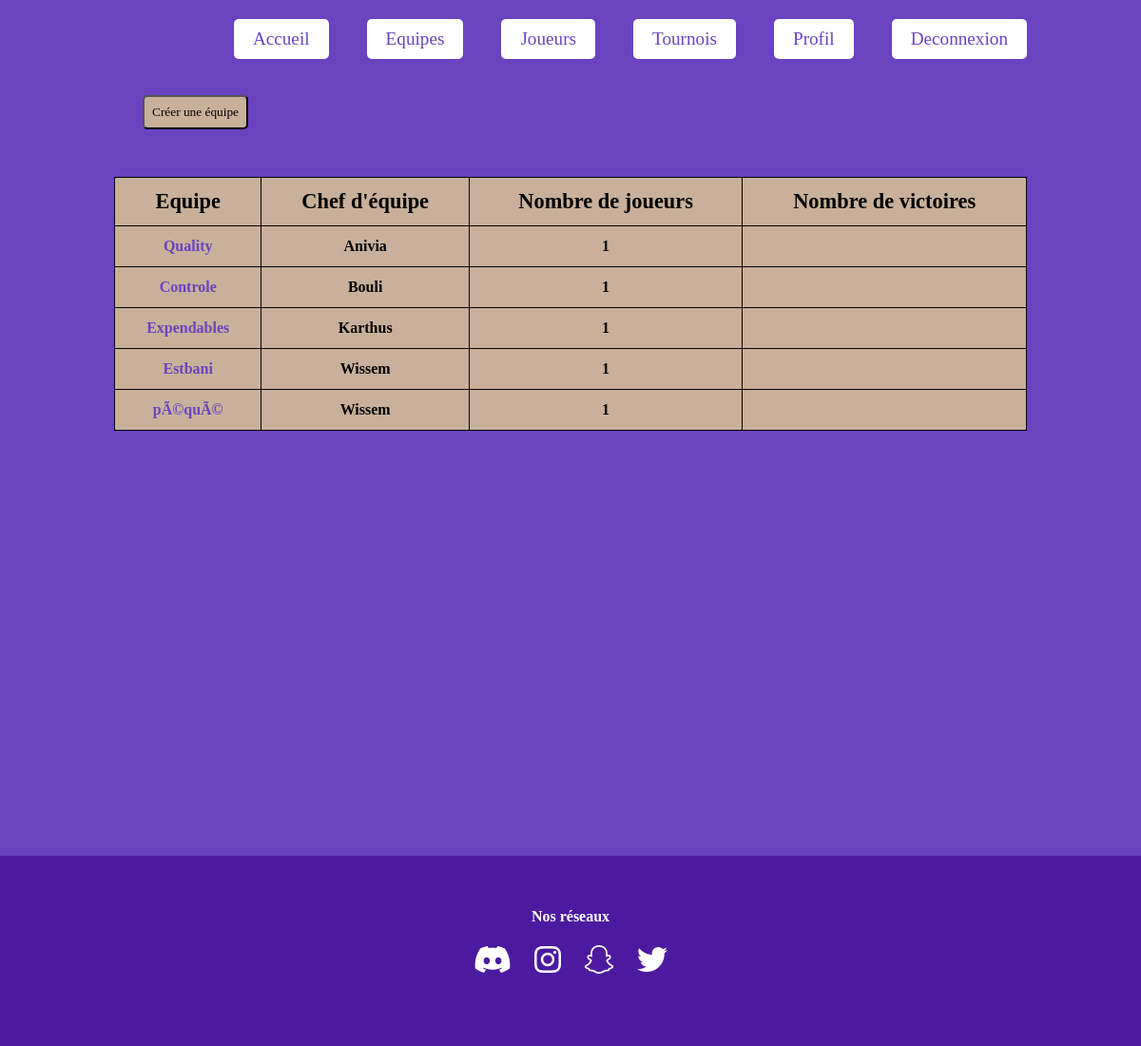
/page_team.php (signed in), run on the app's committed database.
### tables this page shows
CREATE TABLE IF NOT EXISTS `team` (
  `id_team` int(9) NOT NULL AUTO_INCREMENT,
  `name` varchar(255) NOT NULL,
  `chief` varchar(255) DEFAULT NULL,
  `nb_player` int(9) DEFAULT NULL,
  `win` int(9) DEFAULT NULL,
  `logo` text,
  PRIMARY KEY (`id_team`)
);

### page_team.php (the view, shortened to what this page needs)
<?php include 'db.php' ?>
<!doctype html>
<html lang="en">
<head>
    <link rel="stylesheet" href="style_index.css">
</head>
<body>
<?php include 'navbar.php' ?>
<?php $query_select = $pdo->query("SELECT * FROM team");
$show_team = $query_select->fetchAll(PDO::FETCH_ASSOC);
?>
<section id="page_team">
    <?php
    if(!empty($_SESSION['name'])) { ?>
        <a href = "create_team.php" ><button class="create_team" > Créer une équipe </button ></a >
 <?php    }
?>
    <table>
    <tr>
        <th>Equipe</th>
        <th>Chef d'équipe</th>
        <th>Nombre de joueurs</th>
        <th>Nombre de victoires</th>
    </tr>
    <tr>
        <?php foreach ($show_team as $team):
        $team_chief = $team['chief'];
        $team_name = ($team['name']);
        $team_nb = ($team['nb_player']);
        $team_win = ($team['win']);
        ?>
        <td><a href="team.php?equipe=<?=$team_name?>"> <?= $team_name ?></td></a>
        <td><?= $team_chief ?></td>
        <td><?= $team_nb ?></td>
        <td><?= $team_win ?></td>
    </tr>
    <?php endforeach; ?>
</table>
</section>
<?php include 'footer.php' ?>
</body>
</html>

### style_index.css (style rules this page uses)
* { margin:0; padding:0; box-sizing: border-box; font-family: Garamond; }
body { background-color:rgba(107, 67, 193, 1); }
#page_team, #page_player { height: 100vh; }
table { width: 80%; margin: 50px auto; border-collapse: collapse; background-color:#c9b09a; border-radius: 5px; text-align: center; }
table th { font-weight: bold; font-size: 1.4em; }
table tr { font-weight: bold; }
table a { text-decoration: none; color:#6b43c1; }
table, td, th { border:1px solid; padding: 12px; }
.create_team { margin-left: 150px; padding: 8px; background-color: #c9b09a; border-radius: 5px; cursor:pointer; }

### data on the page
team: name "Quality", chief "Anivia", nb_player "1"
team: name "Controle", chief "Bouli", nb_player "1"
team: name "Expendables", chief "Karthus", nb_player "1"
team: name "Estbani", chief "Wissem", nb_player "1"
team: name "pÃ©quÃ©", chief "Wissem", nb_player "1"
